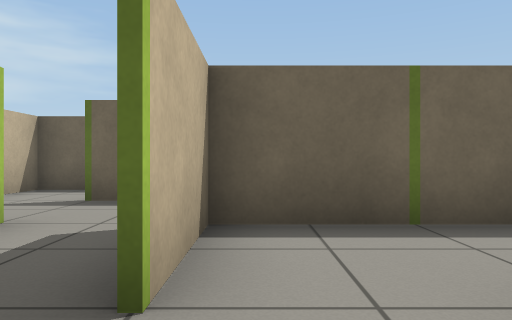
[1] (above)

24 first-person views from a walk through a Gazebo world. The camera is 0.61 m above the floor, looks level and sees 70° across. The floor is counted in squares, 1 m on a side. Each view is taken from the middle of a square. On the plan, view 1 faces up. The plan holds only what a view shows up to about 10 squares ahead; the rest is blank.

[2]
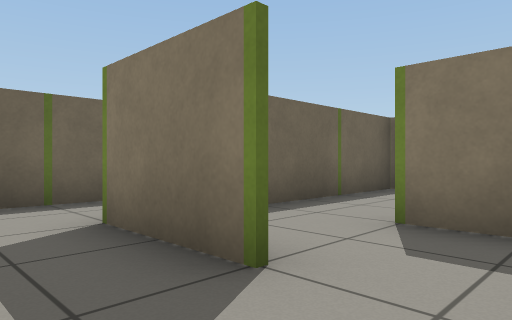

[3]
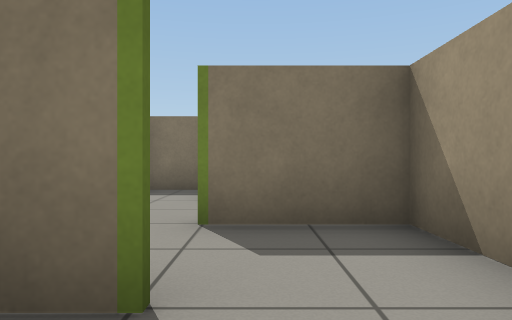

[4]
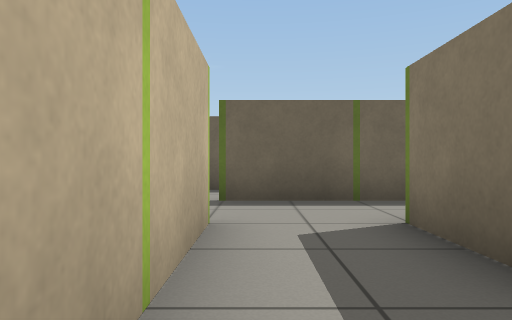

[5]
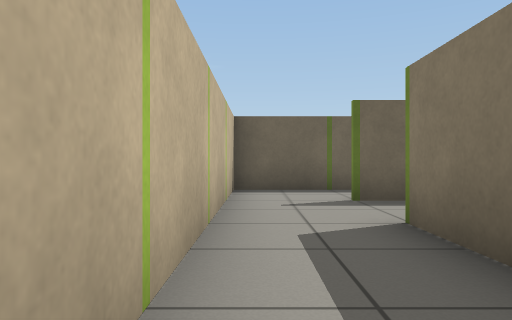

[6]
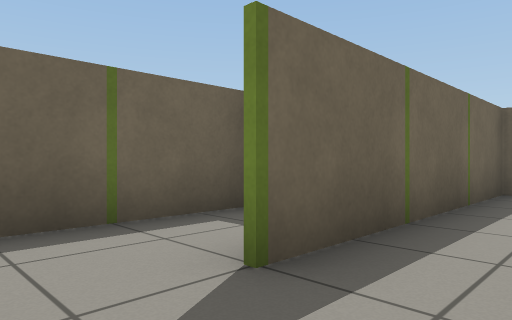

[7]
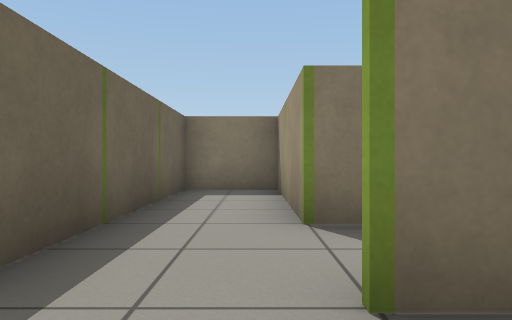

[8]
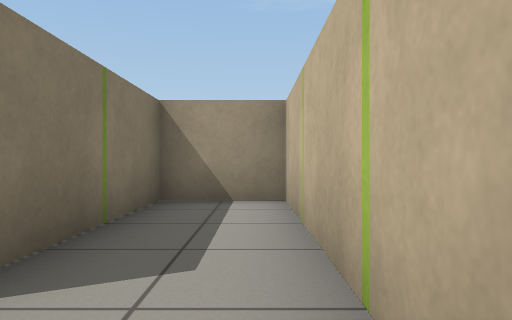

[9]
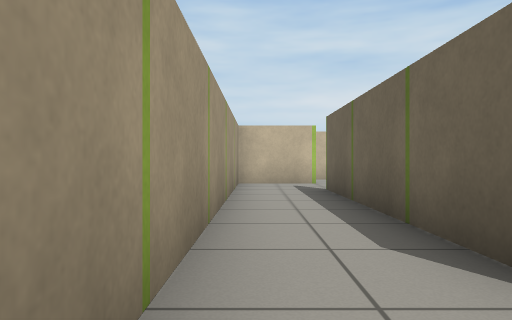

[10]
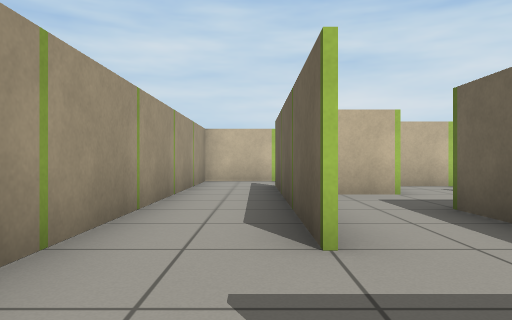

[11]
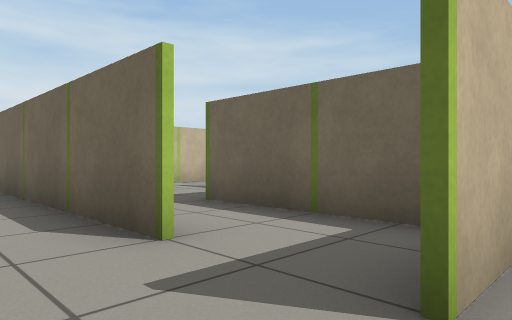

[12]
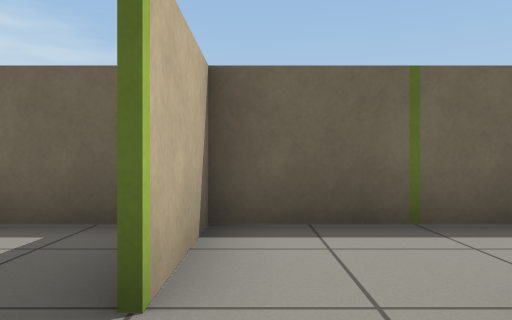

[13]
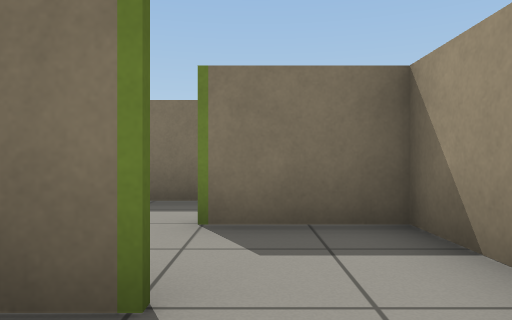

[14]
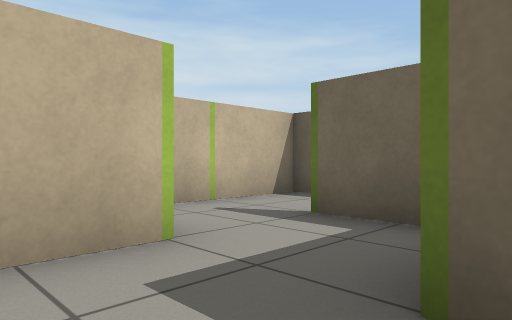

[15]
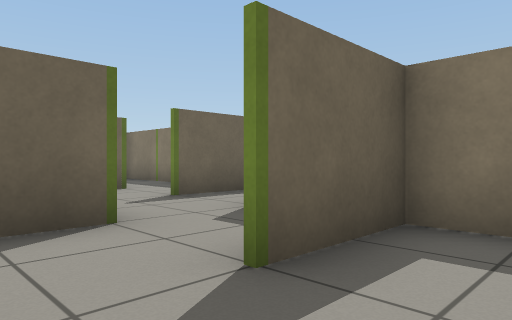

[16]
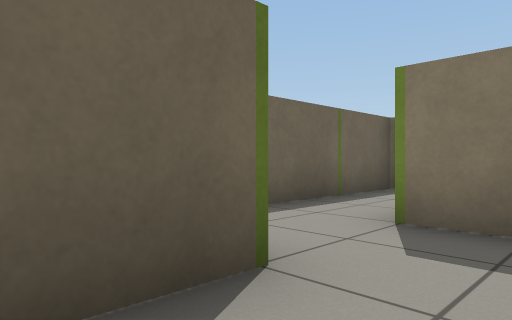

[17]
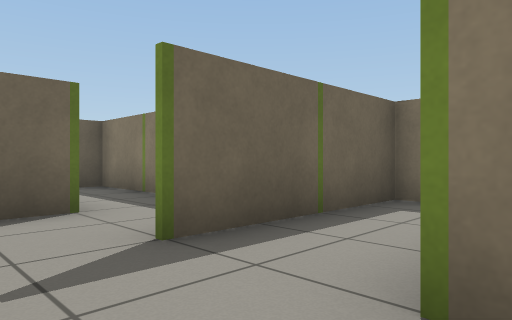

[18]
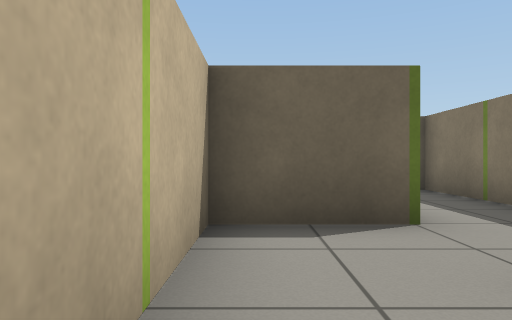

[19]
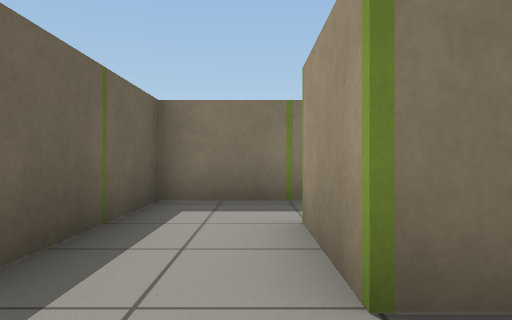

[20]
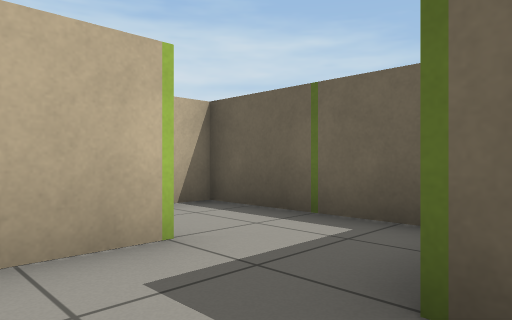

[21]
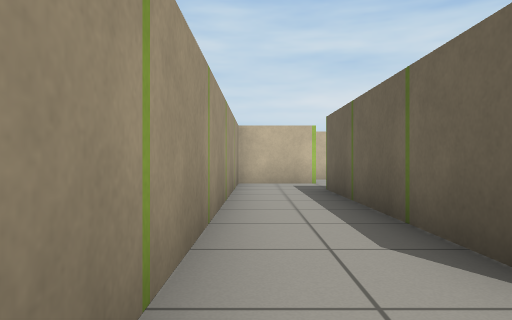

[22]
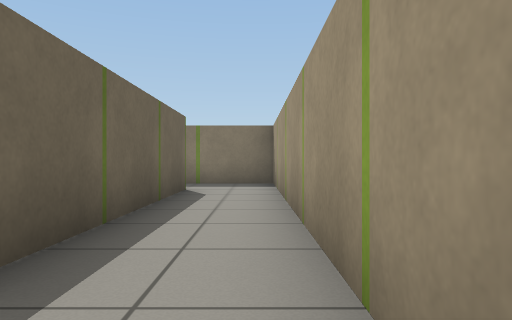

[23]
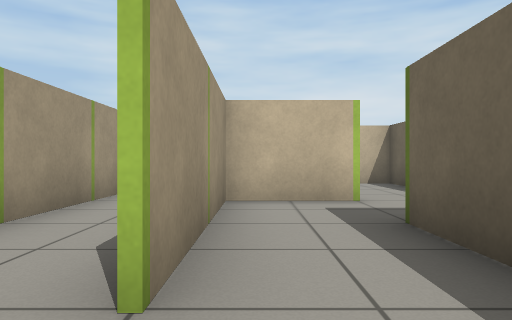

[24]
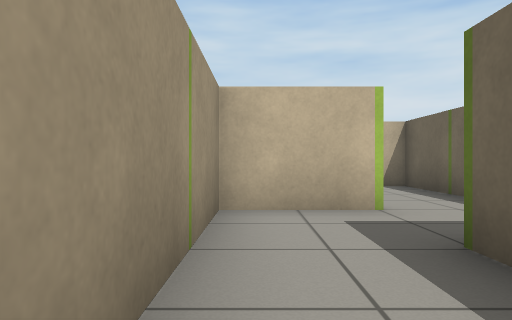

### Floor plan
Ten units are one square. View 1 is at (0, 0); x grows to the right and y downward. Boxes are objects, and circles mark ways between rooms. Rooms are numbered by the first view taken in them; rooms with no view inside come last. Other rooms are left out.
<svg viewBox="-60 -100 310 120">
<path fill="none" stroke="#000" d="M-24 -35 -24 -6M-5 -21 -5 -35M-15 -54 -25 -54M0 4 15 4 15 -15 15 -6M-8 -74 -44 -74 -44 4 -26 4 -26 -35M55 -21 55 -35 -4 -35 -4 -21M86 -15 35 -15M107 -35 75 -35M75 -54 55 -54M56 -35 56 -24M126 -35 116 -35M120 4 134 4 134 -15M115 -72 115 -94 85 -94M15 -6 15 4 104 4M55 -74 36 -74 36 -42M75 -65 75 -75 85 -75M56 -95 56 -86M85 -94 75 -94M206 -15 155 -15M175 -35 175 -16 206 -16M206 -35 195 -35M235 5 235 -19M136 -6 136 4 224 4M-5 -35 35 -35 35 -54 -15 -54M136 -15 136 -6M147 -35 126 -35M116 -35 116 -21"/>
<rect x="-55" y="-25" width="10" height="10" fill="#bbb"><title>green post</title></rect>
<rect x="-55" y="-45" width="10" height="10" fill="#bbb"><title>green post</title></rect>
<rect x="-55" y="-65" width="10" height="10" fill="#bbb"><title>other object</title></rect>
<rect x="-35" y="-25" width="10" height="10" fill="#bbb"><title>green post</title></rect>
<rect x="-35" y="-45" width="20" height="20" fill="#bbb"><title>green post</title></rect>
<rect x="-35" y="-65" width="20" height="20" fill="#bbb"><title>green post</title></rect>
<rect x="-35" y="-75" width="10" height="10" fill="#bbb"><title>green post</title></rect>
<rect x="-15" y="-25" width="10" height="10" fill="#bbb"><title>green post</title></rect>
<rect x="-15" y="-45" width="20" height="10" fill="#bbb"><title>green post</title></rect>
<rect x="5" y="-25" width="20" height="20" fill="#bbb"><title>green post</title></rect>
<rect x="5" y="-35" width="10" height="10" fill="#bbb"><title>green post</title></rect>
<rect x="25" y="-35" width="10" height="10" fill="#bbb"><title>green post</title></rect>
<rect x="25" y="5" width="10" height="10" fill="#bbb"><title>other object</title></rect>
<rect x="45" y="5" width="10" height="10" fill="#bbb"><title>other object</title></rect>
<rect x="45" y="-15" width="10" height="10" fill="#bbb"><title>green post</title></rect>
<rect x="55" y="-45" width="10" height="20" fill="#bbb"><title>green post</title></rect>
<rect x="65" y="5" width="10" height="10" fill="#bbb"><title>green post</title></rect>
<rect x="65" y="-15" width="10" height="10" fill="#bbb"><title>green post</title></rect>
<rect x="65" y="-45" width="10" height="20" fill="#bbb"><title>green post</title></rect>
<rect x="85" y="5" width="10" height="10" fill="#bbb"><title>green post</title></rect>
<rect x="85" y="-15" width="10" height="10" fill="#bbb"><title>green post</title></rect>
<rect x="85" y="-35" width="10" height="10" fill="#bbb"><title>green post</title></rect>
<rect x="85" y="-75" width="10" height="10" fill="#bbb"><title>green post</title></rect>
<rect x="85" y="-95" width="10" height="10" fill="#bbb"><title>green post</title></rect>
<rect x="105" y="-25" width="10" height="10" fill="#bbb"><title>green post</title></rect>
<rect x="105" y="-85" width="10" height="10" fill="#bbb"><title>green post</title></rect>
<rect x="35" y="-55" width="10" height="10" fill="#bbb"><title>green post</title></rect>
<rect x="45" y="-65" width="20" height="20" fill="#bbb"><title>green post</title></rect>
<rect x="45" y="-75" width="10" height="10" fill="#bbb"><title>green post</title></rect>
<rect x="65" y="-85" width="20" height="10" fill="#bbb"><title>green post</title></rect>
<rect x="145" y="5" width="10" height="10" fill="#bbb"><title>green post</title></rect>
<rect x="165" y="5" width="10" height="10" fill="#bbb"><title>green post</title></rect>
<rect x="165" y="-15" width="10" height="10" fill="#bbb"><title>green post</title></rect>
<rect x="165" y="-45" width="20" height="20" fill="#bbb"><title>green post</title></rect>
<rect x="185" y="5" width="10" height="10" fill="#bbb"><title>green post</title></rect>
<rect x="185" y="-15" width="10" height="10" fill="#bbb"><title>green post</title></rect>
<rect x="185" y="-45" width="10" height="20" fill="#bbb"><title>green post</title></rect>
<rect x="205" y="5" width="10" height="10" fill="#bbb"><title>green post</title></rect>
<rect x="205" y="-15" width="10" height="10" fill="#bbb"><title>green post</title></rect>
<rect x="235" y="-15" width="10" height="10" fill="#bbb"><title>green post</title></rect>
<rect x="-15" y="-55" width="10" height="10" fill="#bbb"><title>green post</title></rect>
<rect x="5" y="-55" width="10" height="10" fill="#bbb"><title>green post</title></rect>
<rect x="125" y="-25" width="20" height="20" fill="#bbb"><title>green post</title></rect>
<rect x="125" y="-35" width="10" height="10" fill="#bbb"><title>green post</title></rect>
<rect x="145" y="-25" width="10" height="20" fill="#bbb"><title>green post</title></rect>
<circle cx="25" cy="-10" r="3" fill="#2a7"/>
<circle cx="-10" cy="-40" r="3" fill="#2a7"/>
<circle cx="50" cy="-40" r="3" fill="#2a7"/>
<circle cx="80" cy="-80" r="3" fill="#2a7"/>
<circle cx="130" cy="-20" r="3" fill="#2a7"/>
<circle cx="145" cy="-10" r="3" fill="#2a7"/>
<text x="-30" y="-20">1</text>
<text x="90" y="-30">2</text>
<text x="60" y="-70">3</text>
<text x="190" y="-10">4</text>
<text x="10" y="-40">5</text>
<text x="150" y="-20">6</text>
</svg>
Room 1 opens to room 2. Room 1 opens to room 5. Room 2 opens to room 3. Room 2 opens to room 6. Room 4 opens to room 6.

Where each view was taken, in squares from view 1:
view 1: 0 up, 0 right, facing up
view 2: 0 up, 2 left, facing up-right
view 3: 1 up, 2 left, facing right
view 4: 0 up, 2 left, facing up
view 5: 0 up, 4 left, facing up
view 6: 4 up, 4 left, facing up-right
view 7: 4 up, 4 left, facing right
view 8: 5 up, 4 left, facing down
view 9: 0 up, 11 right, facing left
view 10: 1 up, 12 right, facing left
view 11: 0 up, 12 right, facing up-left
view 12: 0 up, 12 right, facing up
view 13: 1 up, 10 right, facing right
view 14: 2 up, 8 right, facing up-left
view 15: 4 up, 4 right, facing up-right
view 16: 6 up, 4 right, facing up-right
view 17: 7 up, 6 right, facing up-right
view 18: 8 up, 6 right, facing up
view 19: 8 up, 6 right, facing right
view 20: 0 up, 16 right, facing up-left
view 21: 0 up, 23 right, facing left
view 22: 0 up, 14 right, facing right
view 23: 2 up, 23 right, facing left
view 24: 2 up, 22 right, facing left
